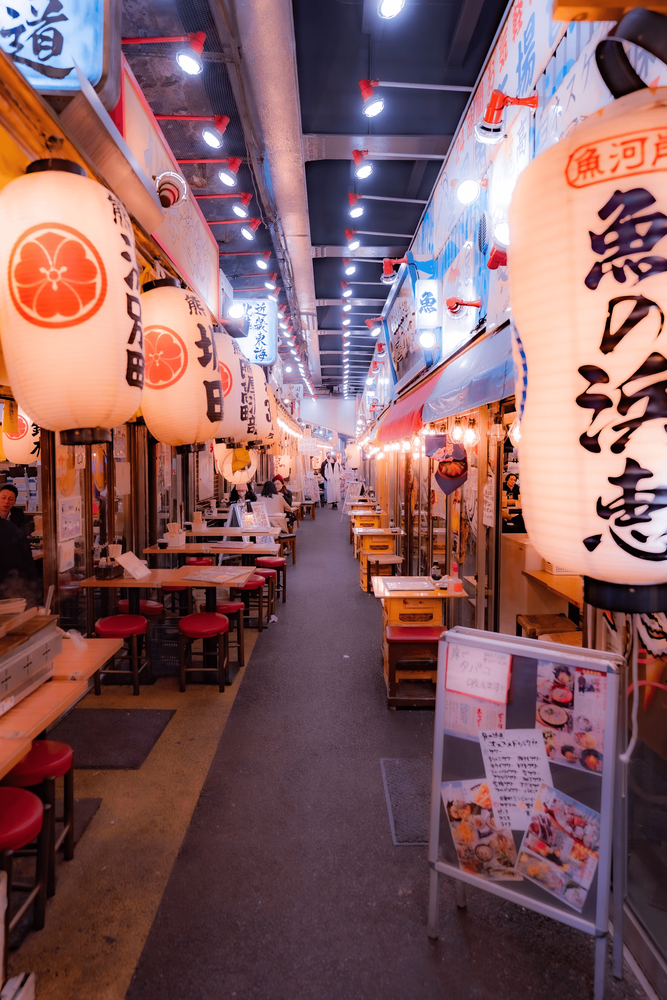
#> input picture unsplash.png, 667 x 1000 px, shrunk from 1974 x 2961 before the run
$ jupyter execute harris-corner.ipynb   (older library calls are emulated)
#> lines starting #> are read from the running program, lines starting #| are printed output that depends on the picture; after the words box and inside, x2 and y2 are one past the last pixel; in counts of white or black regions, pixels touching at a corner belong together
[cell 1]
import numpy as np
import cv2
import matplotlib.pyplot as plt

[cell 2]
# 合成チェッカーボード画像を生成する
def generate_checkerboard(tile_size=40, num_tiles=8):
    checkerboard = np.kron([[1, 0] * (num_tiles//2), [0, 1] * (num_tiles//2)] * (num_tiles//2), np.ones((tile_size, tile_size)))
    checkerboard = (checkerboard * 255).astype(np.uint8)
    return checkerboard

img = generate_checkerboard()
plt.imshow(img, cmap='gray')
plt.axis('off')
plt.title("Synthetic Checkerboard")
plt.show()
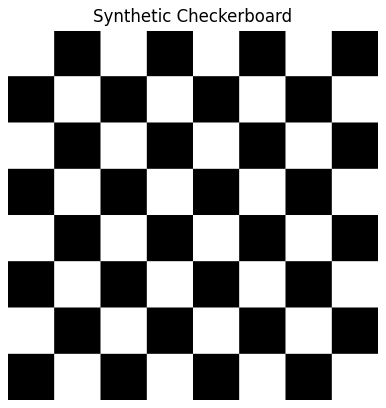
#> figure drawn by matplotlib, 1 panel

[cell 3]
# 画像のコーナーを検出するためのHarrisコーナー検出器
# 引数:
# - image: 入力画像（グレースケールまたはBGR）
# - k: Harrisコーナー検出器の感度パラメータ
# - window_size: ガウシアンフィルターのウィンドウサイズ
# - threshold: コーナー応答の閾値
# 戻り値:
# - result: コーナーを赤色でマークした画像
# - R: コーナー応答のマトリックス
# 参考文献:
# - https://docs.opencv.org/4.x/da/d6a/tutorial_py_harris.html
# - https://docs.opencv.org/4.x/db/d25/tutorial_py_corner_harris.html
def harris_corner_detector(image, k=0.04, window_size=3, threshold=0.01):
    # 必要に応じて画像をfloat32とグレースケールに変換する。
#> called with k = 0.04, window_size = 3, threshold = 0.01
    if len(image.shape) == 3:
        gray = cv2.cvtColor(image, cv2.COLOR_BGR2GRAY)
    else:
        gray = image.copy()
    gray = np.float32(gray)

    # 勾配を計算する
    Ix = cv2.Sobel(gray, cv2.CV_32F, 1, 0, ksize=3)
    Iy = cv2.Sobel(gray, cv2.CV_32F, 0, 1, ksize=3)

    # 偏微分の積を計算する
    Ix2 = Ix * Ix
    Iy2 = Iy * Iy
    Ixy = Ix * Iy

    # Aガウシアンフィルターをかける（平滑化）
    Ix2 = cv2.GaussianBlur(Ix2, (window_size, window_size), sigmaX=1)
    Iy2 = cv2.GaussianBlur(Iy2, (window_size, window_size), sigmaX=1)
    Ixy = cv2.GaussianBlur(Ixy, (window_size, window_size), sigmaX=1)

    # ハリスのコーナー応答を計算する
    det_M = Ix2 * Iy2 - Ixy ** 2
    trace_M = Ix2 + Iy2
    R = det_M - k * (trace_M ** 2)

    # 閾値処理
    R_max = R.max()
    corner_response = R > threshold * R_max

    # 視覚化するために結果を画像として返す
    # ここでは、コーナー応答を赤色でマークする
    result = cv2.cvtColor(gray.astype(np.uint8), cv2.COLOR_GRAY2BGR)
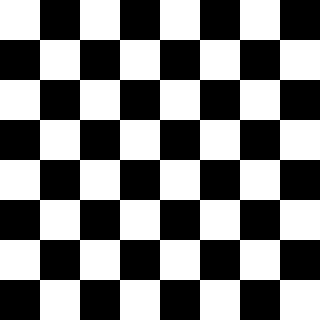
#> result: shape (320, 320, 3); 50% white; 1 white region, box (x1, y1, x2, y2) and area: (0, 0, 320, 320) 51200
    result[corner_response] = [0, 0, 255]  # mark corners in red
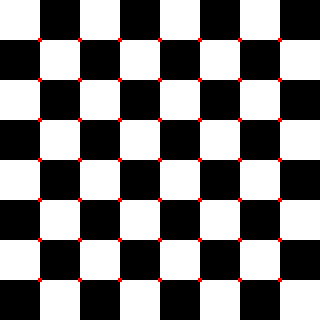
#> result: shape (320, 320, 3); 0.77% of pixels changed, all inside (x1, y1, x2, y2) = (38, 38, 282, 282)

    return result, R

[cell 4]
# Run Harris corner detector
corner_img, R = harris_corner_detector(img)
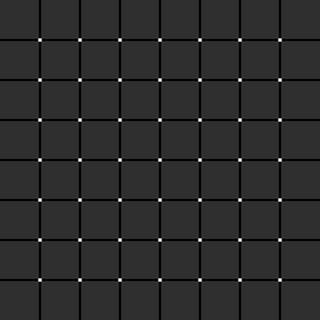
#> R: shape (320, 320) float32; min -2.28e+10, max 9.94e+10, mean -1.59e+09; drawn with min black and max white

# Show result
plt.figure(figsize=(8, 8))
plt.imshow(cv2.cvtColor(corner_img, cv2.COLOR_BGR2RGB))
plt.title("Harris Corners")
plt.axis('off')
plt.show()

[cell 5]
# unsplash.pngを読んで白黒画像に変換
img_color = cv2.imread('unsplash.png')
#> img_color is the input picture: shape (1000, 667, 3); mean B, G, R 97.5, 94.3, 132.8
img_gray = cv2.cvtColor(img_color, cv2.COLOR_BGR2GRAY)
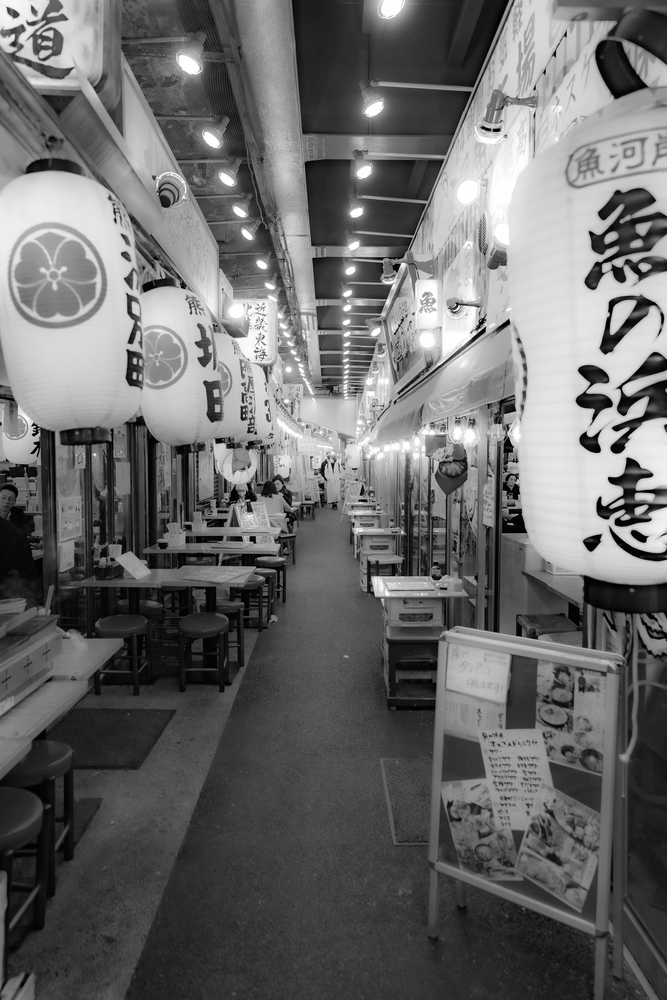
#> img_gray: shape (1000, 667); min 0, max 255, mean 106.2

# OpenCV の cornerHarris を使う
dst = cv2.cornerHarris(src=img_gray, blockSize=2, ksize=3, k=0.04)
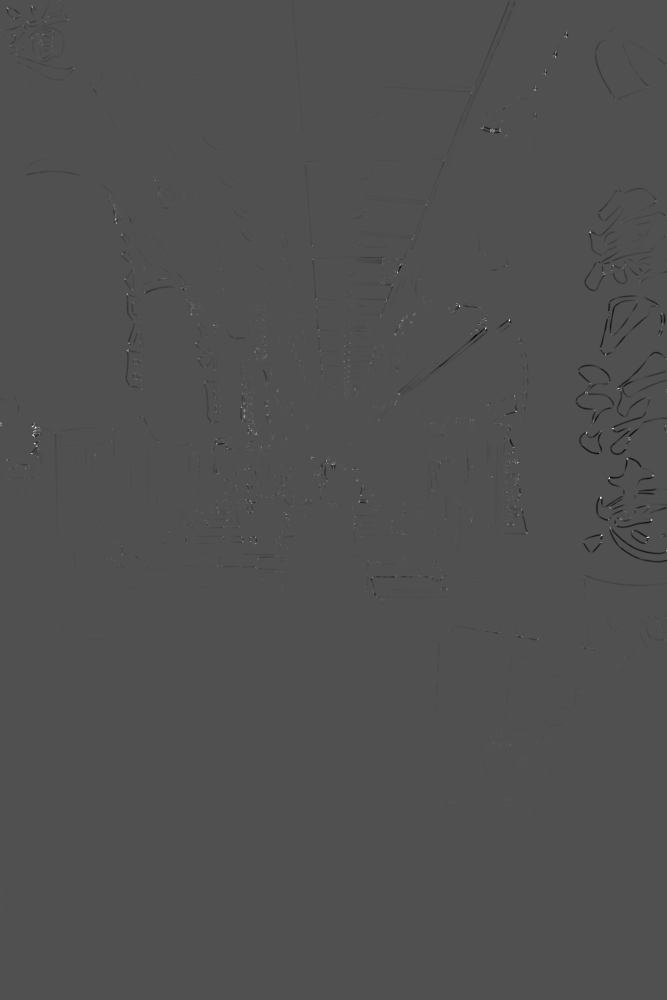
#> dst: shape (1000, 667) float32; min -0.0135, max 0.0294, mean -3.53e-05; drawn with min black and max white

# 結果を膨張させて見やすくする（コーナー部分を強調）
dst_dilated = cv2.dilate(dst, iterations=5, kernel=None)
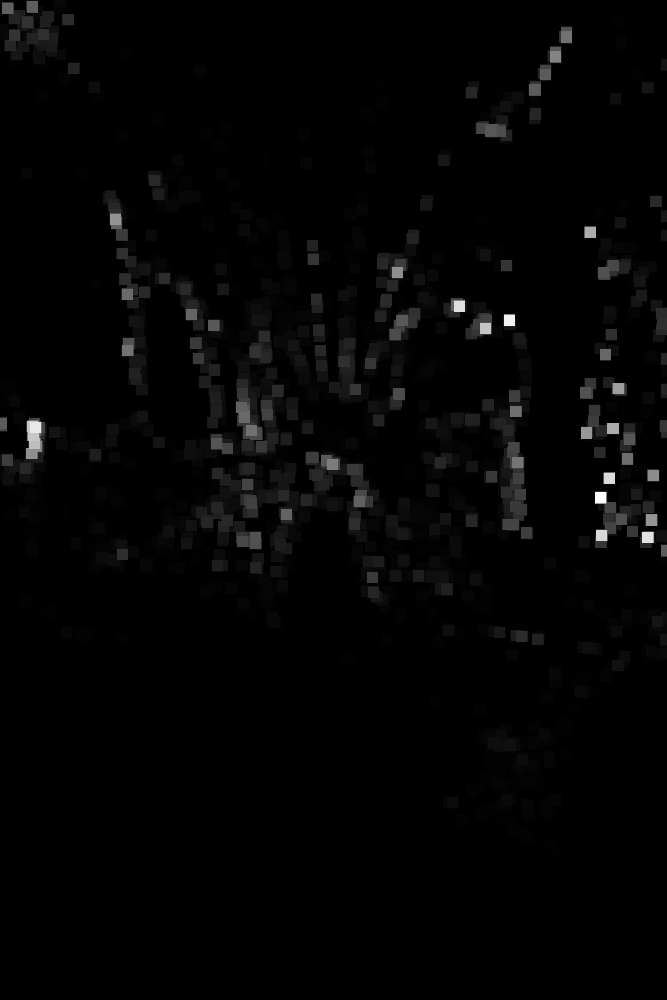
#> dst_dilated: shape (1000, 667) float32; min -3.03e-06, max 0.0294, mean 0.000488; drawn with min black and max white

# しきい値を超える箇所を赤く塗る（元画像にーナー部分を色付け）
img_color[dst_dilated > 0.01 * dst_dilated.max()] = [0, 0, 255]  # 赤色
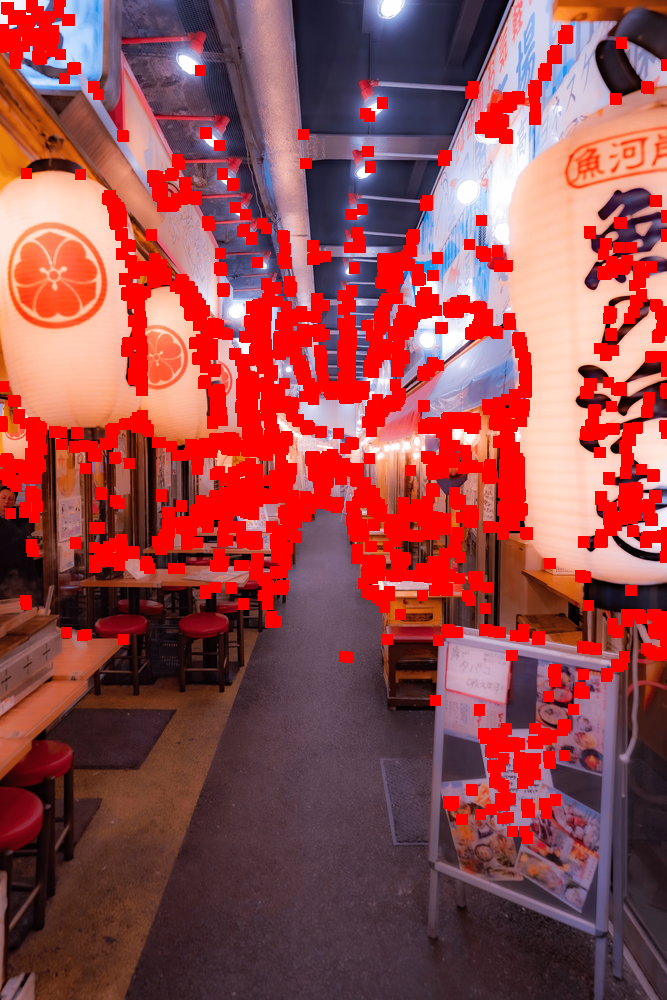
#> img_color: shape (1000, 667, 3); 17.26% of pixels changed, all inside (x1, y1, x2, y2) = (0, 0, 667, 844)

# 表示
plt.figure(figsize=(8, 8))
plt.imshow(cv2.cvtColor(img_color, cv2.COLOR_BGR2RGB))
plt.title("Harris Corners (OpenCV)")
plt.axis('off')
plt.show()

$ run again, with asian_business_woman.jpg saved as unsplash.png
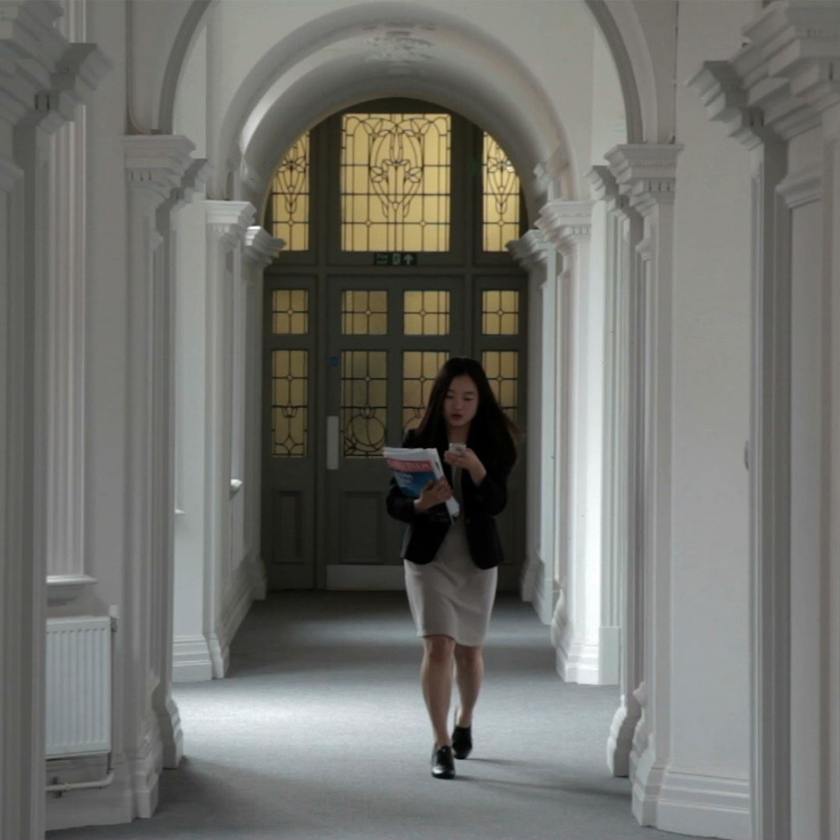
#> input picture asian_business_woman.jpg, 840 x 840 px, shrunk from 1047 x 1047 before the run
#> img: shape (320, 320); 50% white; 1 white region, box (x1, y1, x2, y2) and area: (0, 0, 320, 320) 51200
#> img_color is the input picture: shape (840, 840, 3); mean B, G, R 109.2, 114.3, 114.2
#> `dst_dilated = cv2.dilate(dst, iterations=5, kernel=None)`:
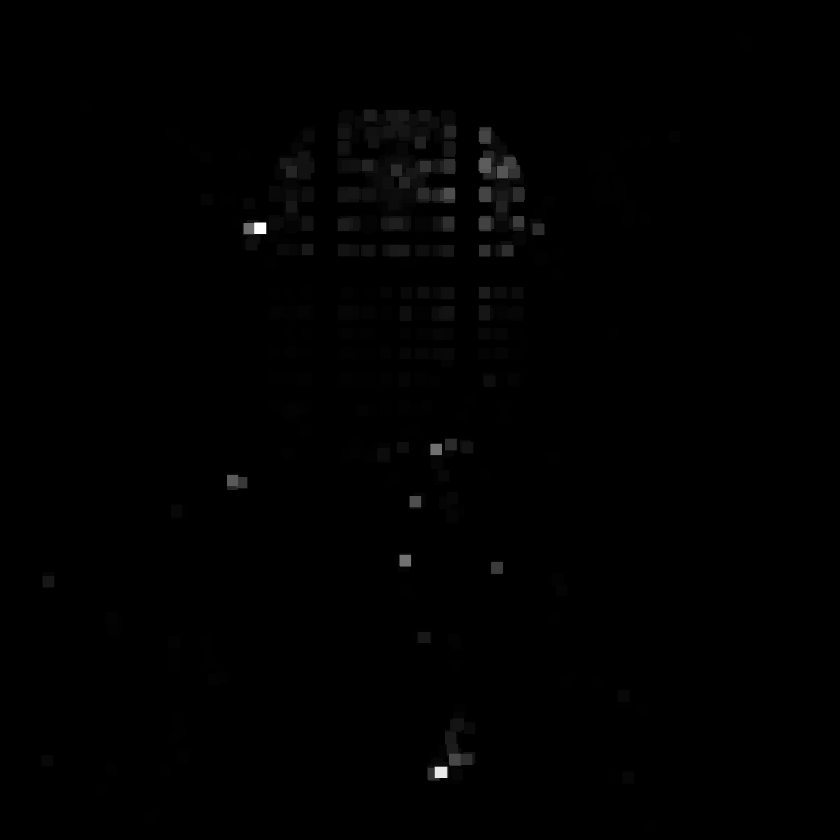
#> dst_dilated: shape (840, 840) float32; min -1.21e-07, max 0.00154, mean 6.56e-06; drawn with min black and max white
#> `img_color[dst_dilated > 0.01 * dst_dilated.max()] = [0, 0, 255]`:
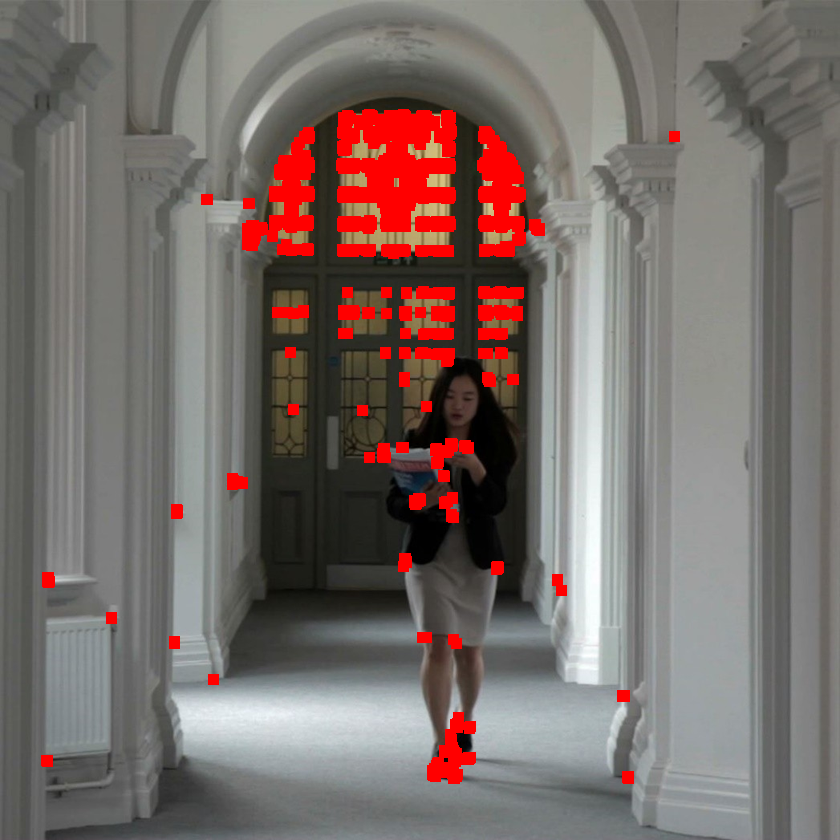
#> img_color: shape (840, 840, 3); 5.05% of pixels changed, all inside (x1, y1, x2, y2) = (41, 109, 680, 784)
